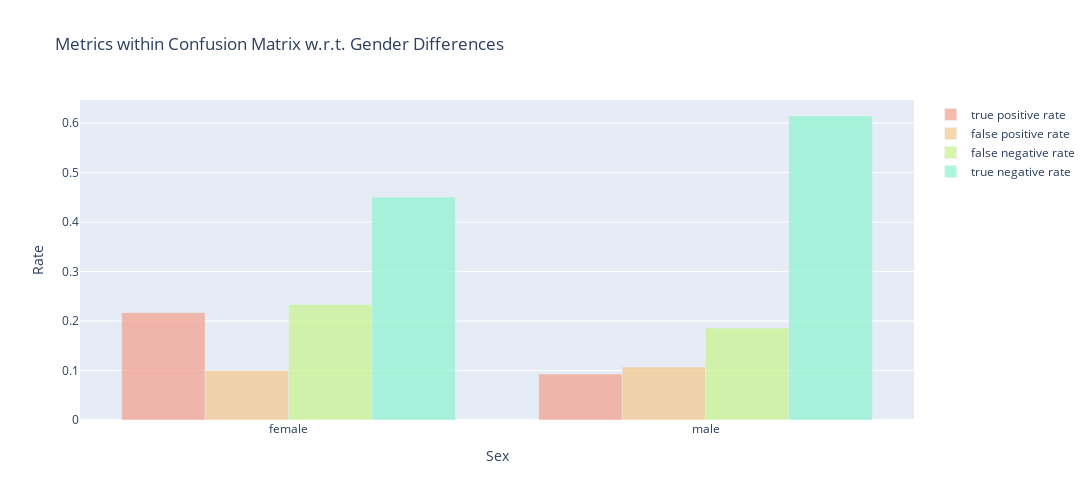

Source (notebook cell):
### Code cell
# visualize the results
fig = go.Figure()
fig.add_trace(go.Bar(
    x=list(tpr_sex.keys()),
    y=list(tpr_sex.values()),
    marker_color='#F3A291',
    opacity=0.75,
    name='true positive rate'
))
fig.add_trace(go.Bar(
    x=list(fpr_sex.keys()),
    y=list(fpr_sex.values()),
    marker_color='#F3CA91',
    opacity=0.75,
    name='false positive rate'
))
fig.add_trace(go.Bar(
    x=list(fnr_sex.keys()),
    y=list(fnr_sex.values()),
    marker_color='#CAF391',
    opacity=0.75,
    name='false negative rate'
))
fig.add_trace(go.Bar(
    x=list(tnr_sex.keys()),
    y=list(tnr_sex.values()),
    marker_color='#91F3D1',
    opacity=0.75,
    name='true negative rate'
))
fig.update_layout(
    title_text='Metrics within Confusion Matrix w.r.t. Gender Differences',
    xaxis_title='Sex',
    yaxis_title='Rate',
    width=1200,
    height=500,
)
fig.write_image('../results/separation-sex.png', scale=3)
fig.show()

### Figure 1 — Plotly figure (JSON) as saved in the notebook; plotly's stock layout.template omitted (floating-point values rounded to 4 significant figures)
{"data": [{"marker": {"color": "#F3A291"}, "name": "true positive rate", "opacity": 0.75, "type": "bar", "x": ["female", "male"], "y": [0.2167, 0.09286]}, {"marker": {"color": "#F3CA91"}, "name": "false positive rate", "opacity": 0.75, "type": "bar", "x": ["female", "male"], "y": [0.1, 0.1071]}, {"marker": {"color": "#CAF391"}, "name": "false negative rate", "opacity": 0.75, "type": "bar", "x": ["female", "male"], "y": [0.2333, 0.1857]}, {"marker": {"color": "#91F3D1"}, "name": "true negative rate", "opacity": 0.75, "type": "bar", "x": ["female", "male"], "y": [0.45, 0.6143]}], "layout": {"height": 500, "title": {"text": "Metrics within Confusion Matrix w.r.t. Gender Differences"}, "width": 1200, "xaxis": {"title": {"text": "Sex"}}, "yaxis": {"title": {"text": "Rate"}}}}
